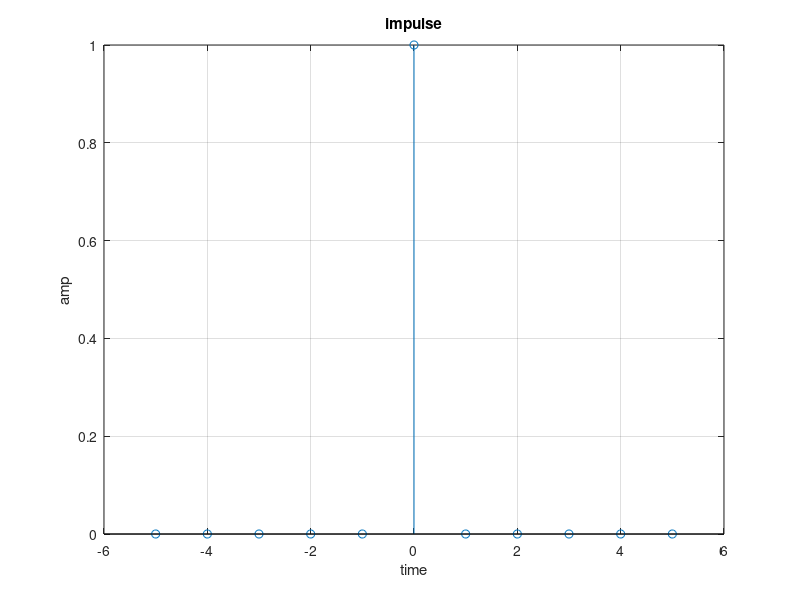

Write the MATLAB code that produced this figure.
clc;
clf;
clear all;
close all;
n1=input('enter starting pt');
n2=input('enter ending pt');
s=-n1:1:n2;
amp=[zeros(1,n1) 1 zeros(1,n2)];
stem(s,amp);
title('impulse');
xlabel('time');
ylabel('amp');
grid on;
